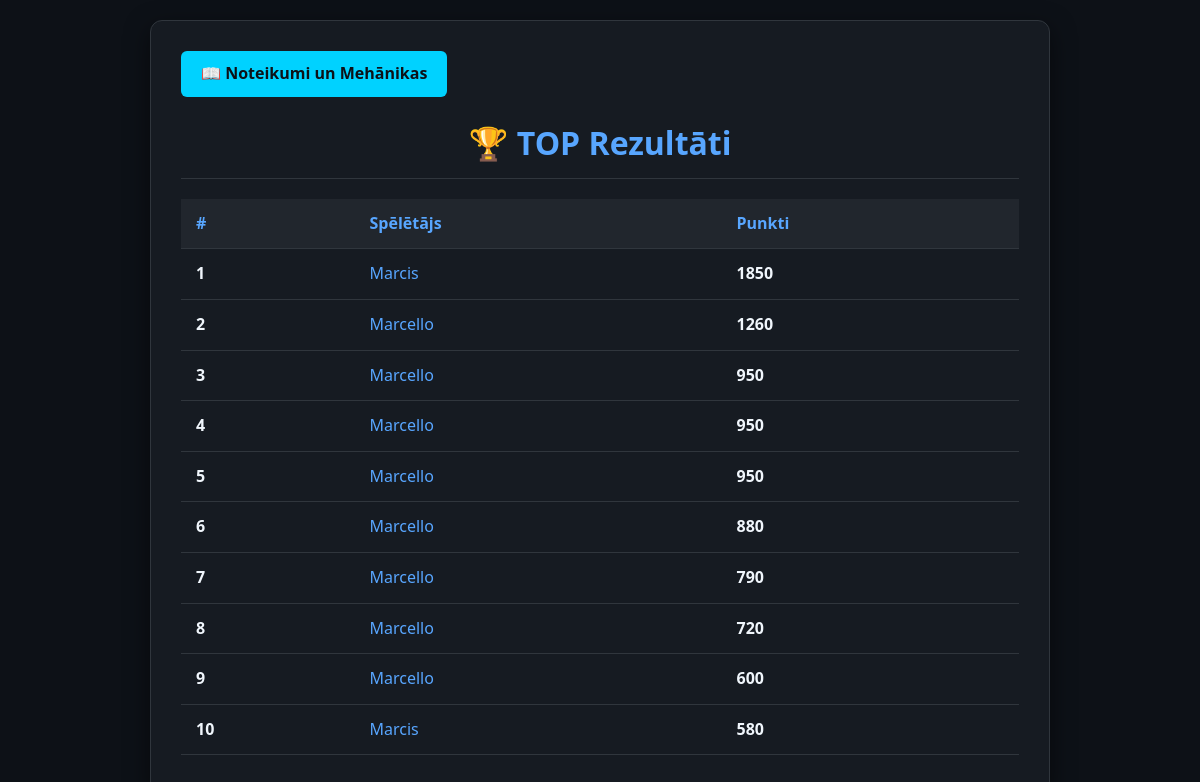
Before: / with the older database file.
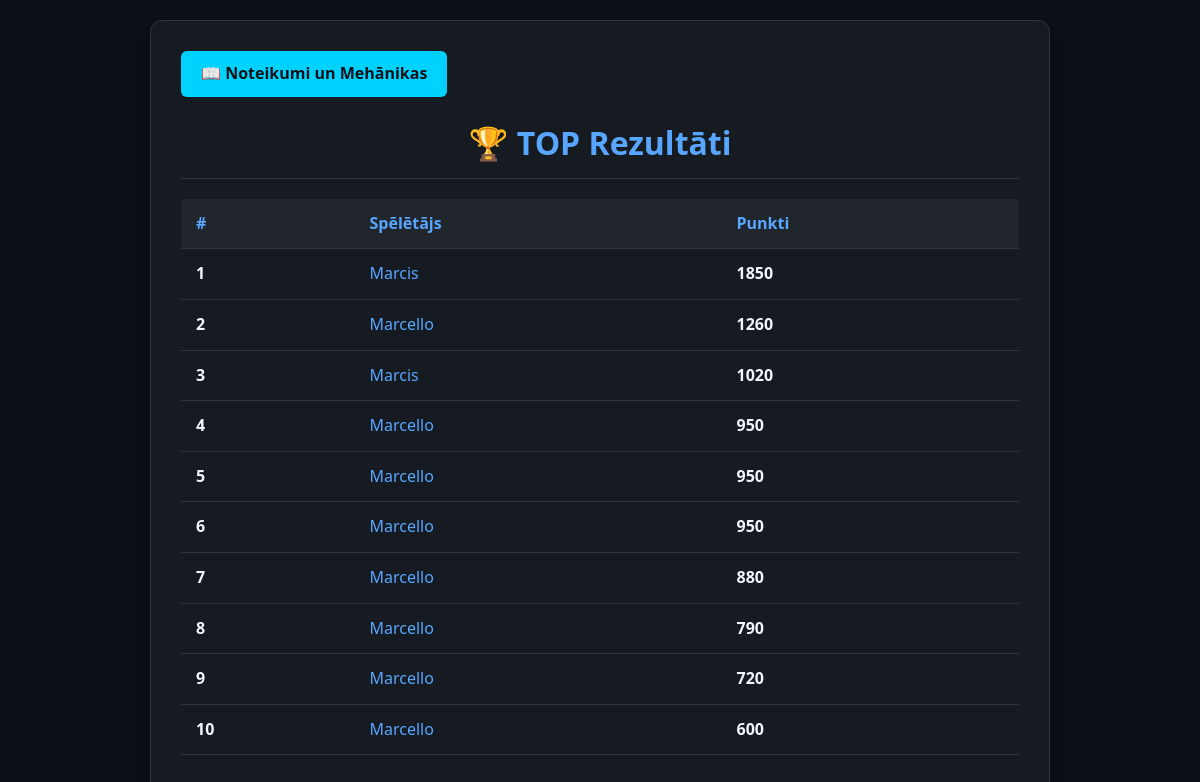
After: the same page with the newer database file.
### tables this page shows
CREATE TABLE scores (
            id INTEGER PRIMARY KEY AUTOINCREMENT,
            player TEXT NOT NULL,
            score INTEGER NOT NULL
        );

### api/main.py (the view)
@app.get("/", response_class=HTMLResponse)
def leaderboard_page(request: Request):
    with get_connection() as conn:
        rows = conn.execute(
            "SELECT player, score FROM scores ORDER BY score DESC LIMIT 10"
        ).fetchall()
    scores = [{"player": p, "score": s} for p, s in rows]
    return templates.TemplateResponse(request, "leaderboard.html", {"scores": scores})

### api/templates/leaderboard.html (shortened to what this page needs)
<!DOCTYPE html>
<html lang="lv">
<head>
    <link rel="stylesheet" href="/static/style.css">
</head>
<body>
    <div class="container">
        <div class="nav-links">
            <a href="/rules" class="btn">📖 Noteikumi un Mehānikas</a>
        </div>
        <h1>🏆 TOP Rezultāti</h1>
        <table class="leaderboard-table">
            <thead>
                <tr>
                    <th>#</th>
                    <th>Spēlētājs</th>
                    <th>Punkti</th>
                </tr>
            </thead>
            <tbody>
                {% for score in scores %}
                <tr>
                    <td><strong>{{ loop.index }}</strong></td>
                    <td>
                        <a href="/players/{{ score.player }}">{{ score.player }}</a>
                    </td>
                    <td><strong>{{ score.score }}</strong></td>
                </tr>
                {% endfor %}
            </tbody>
        </table>
    </div>
</body>
</html>

Changed rows visible on the page:
no longer on this page (row unchanged): scores: player "Marcis", score "580"
added scores: player "Marcis", score "1020"
